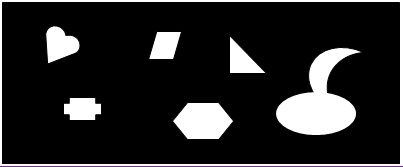
%> input picture img/2.jpg, 403 x 167 px
$ octave main.m   (GNU Octave 9; MATLAB toolbox functions it lacks are replaced by stand-ins)
%> lines starting %> are read from the running program, lines starting %| are printed output that depends on the picture; in (x1, y1, x2, y2) boxes, pixels count from 0 and x2, y2 are one past the last pixel; in counts of white or black regions, pixels touching at a corner belong together; the program's own positions count from 1
### cut_pic_black.m
function pic = cut_pic_black(pic)

[xsize,ysize] = size(pic);
minx = 0;
maxx = 0;
miny = 0;
maxy = 0;
delta = 10;

% 上
for i = 1:size(pic,1)
    if( sum(pic(i,:))~=0 )
        minx = i;
        break
    end
end
minx = max(1,minx-delta);

% 下
for i = size(pic,1):-1:1
    if( sum(pic(i,:))~=0 )
        maxx = i;
        break
    end
end
maxx = min(xsize,maxx+delta);

%左
for i = 1:size(pic,2)
    if( sum(pic(:,i))~=0 )
        miny = i;
        break
    end
end
miny = max(1, miny-delta);

%右
for i = size(pic,2):-1:1
    if( sum(pic(:,i))~=0 )
        maxy = i;
        break
    end
end
maxy = min(ysize, maxy+delta);

pic = pic(minx:maxx, miny:maxy);

### main.m
close all;clc;clear;
close all;clear all;clc;
test=imread('img/2.jpg');%含模板的图像
%> test is the input picture: size 167x403x3 uint8; mean R, G, B 40.5, 40.1, 40.7
target=imread('img/1.jpg'); %模板图像
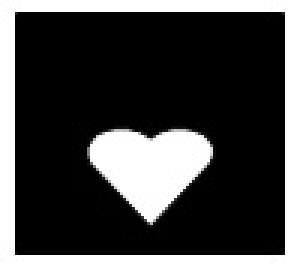
%> input picture img/1.jpg, 100 x 89 px (shown 3 times larger)
%> target is the input picture: size 89x100x3 uint8; min 0, max 255, mean 69.5

% 把图像二值化
test = im2bw(test,graythresh(test));
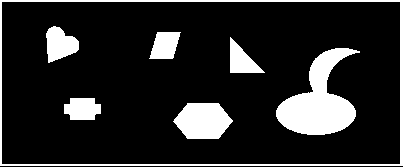
%> test: size 167x403 logical; 15.6% white; 7 white regions, largest, box (x1, y1, x2, y2) and area: (276, 48, 360, 135) 3671, (0, 0, 403, 166) 2422, (173, 103, 233, 139) 1633
target = im2bw(target,graythresh(target));
%> target: size 89x100 logical; 27.3% white; 2 white regions, box (x1, y1, x2, y2) and area: (0, 0, 100, 89) 1610, (29, 43, 71, 75) 816

%size(test);
%size(target);

%去除白边框
i = 1;
while i <= size(target,1)
    if(sum(target(i,:)) == size(target,2))
        target(i,:)=[];
    else
        i = i+1;
    end
end
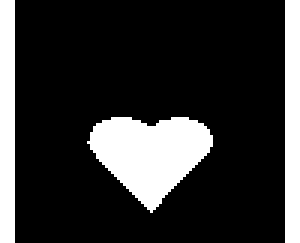
%> target: size 81x100 logical (shown 3 times larger); 20.1% white; 3 white regions, box (x1, y1, x2, y2) and area: (29, 39, 71, 71) 816, (0, 0, 5, 81) 405, (95, 0, 100, 81) 405
%> after the loop, i = 82
i = 1;
while i <= size(target,2)
    if(sum(target(:,i)) == size(target,1))
        target(:,i)=[];
    else
        i = i+1;
    end
end
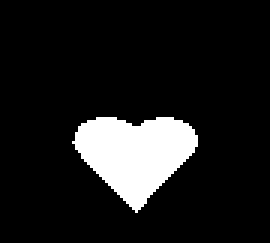
%> target: size 81x90 logical (shown 3 times larger); 11.2% white; 1 white region, box (x1, y1, x2, y2) and area: (24, 39, 66, 71) 816
%> after the loop, i = 91

%去除多余的黑边， 减少干扰
target = cut_pic_black(target);
%> in cut_pic_black, `minx = max(1,minx-delta);`: minx = 30
%> in cut_pic_black, `maxx = min(xsize,maxx+delta);`: maxx = 81
%> in cut_pic_black, `miny = max(1, miny-delta);`: miny = 15
%> in cut_pic_black, `maxy = min(ysize, maxy+delta);`: maxy = 76
%> in cut_pic_black, `pic = pic(minx:maxx, miny:maxy);`: pic: size 52x62 logical; 25.3% white; 1 white region, box (x1, y1, x2, y2) and area: (10, 10, 52, 42) 816
%imshow(target)

%% 旋转360°分成 多个递增的角度
ang = 15;
figure(1);
for z=1:360/ang
%旋转 不同角度
target_B=imrotate(target,z*ang,'bicubic','crop');
target_B=cut_pic_black(target_B); %去黑边

[m,n]=size(test);
[m0,n0]=size(target_B);
result=zeros(m-m0+1,n-n0+1);
vec_sub = double( target_B(:) );
norm_sub = norm( vec_sub );
 for i=1:m-m0+1
    for j=1:n-n0+1
        subMatr=test(i:i+m0-1,j:j+n0-1);
        vec=double( subMatr(:) );
        result(i,j)=vec'*vec_sub / (norm(vec)*norm_sub+eps);
    end
 end
%找到最大相关位置
[iMaxPos,jMaxPos]=find( result==max( result(:)));
MaxPos(z,:)=[iMaxPos(1),jMaxPos(1)];

%找到最大相关的子图，保存角度跟相似度
best_pic = test(iMaxPos:iMaxPos+m0-1,jMaxPos:jMaxPos+n0-1);
accuracy(1,z) = 1.0*(m0*n0 - sum(sum(abs(best_pic - target_B)))) / (m0*n0);
angle(1,z) = z*ang;

%显示24个旋转后的图片
subplot(ceil(sqrt(360/ang)),ceil(sqrt(360/ang)),z);
imshow(target_B);
title([int2str(z*ang),' Degree']);
end
%> this loop made 24 passes
%> (norm_sub, iMaxPos, jMaxPos) on passes 1 to 12: (28.62, 88, 55), (28.62, 24, 135), (28.64, 23, 137), (28.58, [22; 23], [138; 138]), (28.58, [21; 20], [34; 35]), (28.57, 20, 37), (28.62, [19; 19], [35; 36]), (28.62, 18, 137), (28.64, [88; 88], [55; 56]), (28.58, 85, 56), (28.58, [80; 81], [55; 55]), (28.57, 79, 53)
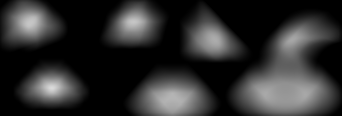
%> result: size 116x342 double; min 0, max 0.853, mean 0.181
%> after the loop, MaxPos = 24 rows, first 12: [88 55; 24 135; 23 137; 22 138; 21 34; 20 37; 19 35; 18 137; 88 55; 85 56; 80 55; 79 53]; accuracy = 24 values, max 0.955 at index 22, min 0.881 at index 9, mean 0.911; angle = 24 values from 15 to 360
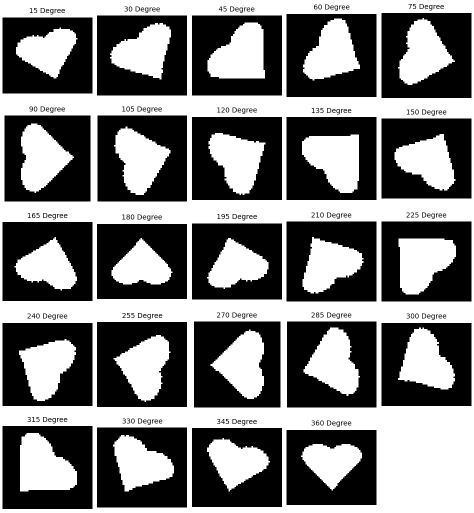
%> figure redrawn from the program's plot data, 24 panels

%输出角度跟相似度
angle
%> angle = 24 values from 15 to 360
accuracy

%获取最相似的子图的度数 跟 下标
[best_accuracy,best_index] = max(accuracy);
%> best_accuracy = 0.955; best_index = 22
angle(best_index);
%获取最相似的子图的坐标

iMax = MaxPos(best_index,1);
%> iMax = 22
jMax = MaxPos(best_index,2);
%> jMax = 35


%画图
figure(2);
subplot(121);
imshow(target);
title('target');
subplot(122);
imshow(test);
title('test');
hold on;
plot(jMax,iMax,'c*');%绘制最大相关点
%用矩形框标记出匹配区域
plot([jMax,jMax+n0-1],[iMax,iMax],'y-');
plot([jMax+n0-1,jMax+n0-1],[iMax,iMax+m0-1],'g-');
plot([jMax,jMax+n0-1],[iMax+m0-1,iMax+m0-1]),'b-';
plot([jMax,jMax],[iMax,iMax+m0-1],'r-');
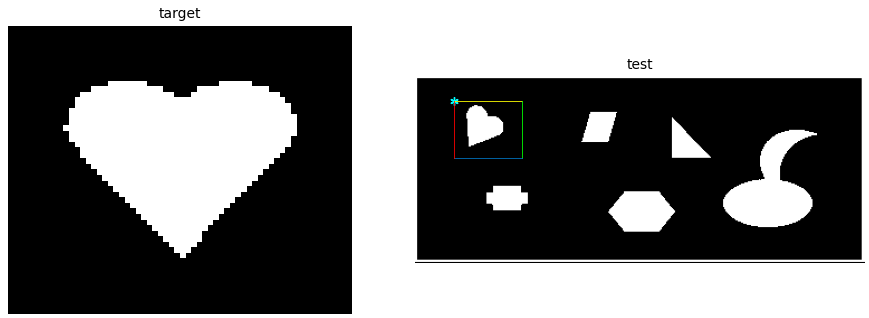
%> figure redrawn from the program's plot data, 2 panels
